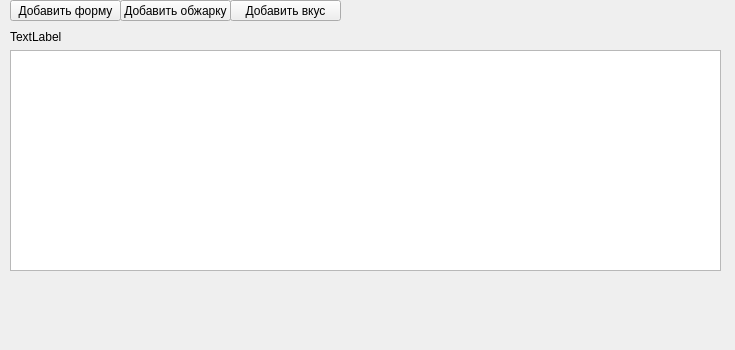
<?xml version="1.0" encoding="UTF-8"?>
<ui version="4.0">
 <class>Form</class>
 <widget class="QWidget" name="Form">
  <property name="geometry">
   <rect>
    <x>0</x>
    <y>0</y>
    <width>735</width>
    <height>350</height>
   </rect>
  </property>
  <property name="minimumSize">
   <size>
    <width>421</width>
    <height>229</height>
   </size>
  </property>
  <property name="windowTitle">
   <string>Form</string>
  </property>
  <widget class="QWidget" name="verticalLayoutWidget">
   <property name="geometry">
    <rect>
     <x>10</x>
     <y>30</y>
     <width>711</width>
     <height>241</height>
    </rect>
   </property>
   <layout class="QVBoxLayout" name="verticalLayout">
    <item>
     <layout class="QHBoxLayout" name="HLayout"/>
    </item>
    <item>
     <widget class="QLabel" name="labelRes">
      <property name="text">
       <string>TextLabel</string>
      </property>
     </widget>
    </item>
    <item>
     <widget class="QTableWidget" name="tableWidgetRes"/>
    </item>
   </layout>
  </widget>
  <widget class="QPushButton" name="BtnADDForm">
   <property name="geometry">
    <rect>
     <x>10</x>
     <y>0</y>
     <width>111</width>
     <height>21</height>
    </rect>
   </property>
   <property name="text">
    <string>Добавить форму</string>
   </property>
  </widget>
  <widget class="QPushButton" name="BtnADDRoast">
   <property name="geometry">
    <rect>
     <x>120</x>
     <y>0</y>
     <width>111</width>
     <height>21</height>
    </rect>
   </property>
   <property name="text">
    <string>Добавить обжарку</string>
   </property>
  </widget>
  <widget class="QPushButton" name="BtnADDCoffee">
   <property name="geometry">
    <rect>
     <x>230</x>
     <y>0</y>
     <width>111</width>
     <height>21</height>
    </rect>
   </property>
   <property name="text">
    <string>Добавить вкус</string>
   </property>
  </widget>
 </widget>
 <resources/>
 <connections/>
</ui>
